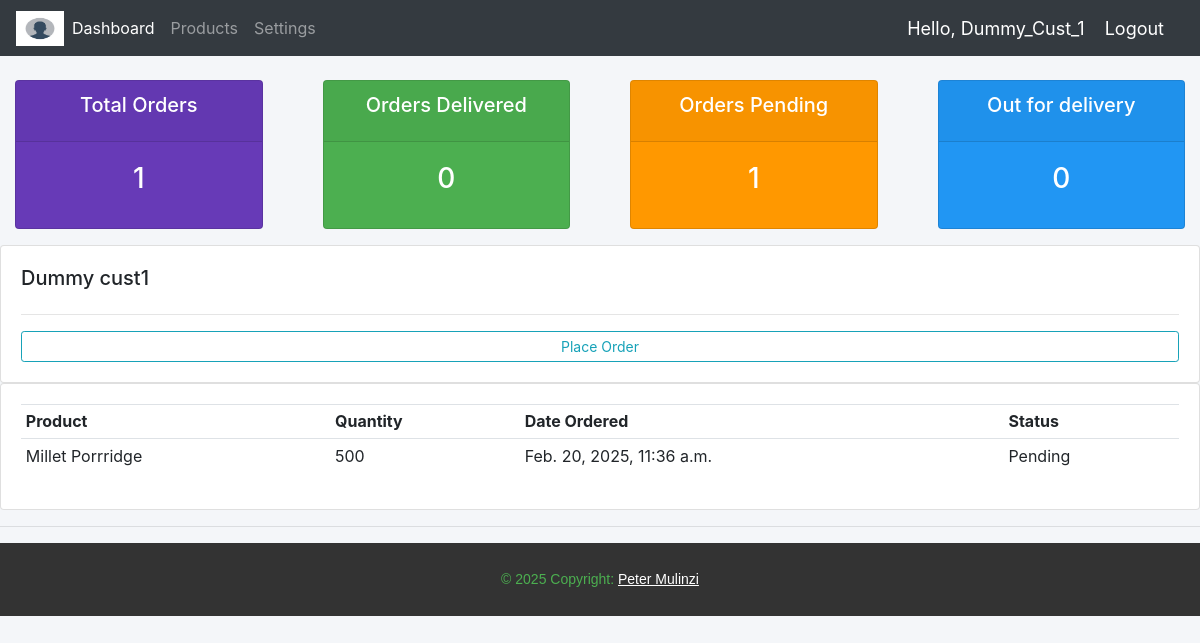
The page /user/ (signed in) on the database its author committed.
### Jah_Accounts/models.py (models this page shows, shortened)
class Customer(models.Model):
    user = models.OneToOneField(User, null=True, blank=True, on_delete=models.CASCADE)
    name = models.CharField(max_length=200, null=True, blank=True)
    phone = models.CharField(max_length=200, null=True, blank=True)
    email = models.CharField(max_length=200, null=True, blank=True)
    profile_picture = models.ImageField(null=True, default='avi.jpg', blank=True)
    date_created = models.DateTimeField(auto_now_add=True, null=True, blank=True)
    def __str__(self):
        return self.name or 'Unnamed Customer'

class Order(models.Model):
    STATUS = (
        ('Pending', 'Pending'),
        ('Out for delivery', 'Out for delivery'),
        ('Delivered', 'Delivered'),
    )
    MEASUREMENT = (
        ('Kgs', 'Kgs'),
        ('Tins', 'Tins'),
    )
    Customer = models.ForeignKey(Customer, null=True, on_delete=models.SET_NULL)
    Product = models.ForeignKey(Product, null=True, on_delete=models.SET_NULL,)
    date_created = models.DateTimeField(auto_now_add=True, null=True)
    status = models.CharField(max_length=200, null=True, choices=STATUS)
    tags = models.ManyToManyField(Tag)
    Quantity = models.CharField(null=True, max_length=4)
    units = models.CharField(max_length=200, null=True, choices=MEASUREMENT,)
    note = models.CharField(max_length=200, null=True)

class Product(models.Model):
    CATEGORY = (
        ('Flour', 'Flour'),
        ('Honey', 'Honey'),
        ('Spice', 'Spice'),
    )
    name = models.CharField(max_length=200, null=True)
    price = models.FloatField(null=True)
    category = models.CharField(max_length=200, null=True, choices=CATEGORY)
    description = models.CharField(max_length=200, null = True, blank = True)
    date_created = models.DateTimeField(auto_now_add=True, null=True)
    def __str__(self):
        return self.name

### Jah_Accounts/views.py (the view)
# urls.py: path('user/', views.userPage, name = 'user-page'),
def userPage(request):
    customer, created = Customer.objects.get_or_create(user=request.user)
    orders = customer.order_set.all()
    total_orders = orders.count()
    pending = orders.filter(status='Pending').count()
    delivered = orders.filter(status='Delivered').count()
    out_for_delivery = orders.filter(status='Out for delivery').count()
    context = {
        'customer': customer,
        'orders': orders,
        'total_orders': total_orders,
        'pending': pending,
        'delivered': delivered,
        'out_for_delivery': out_for_delivery,
    }
    return render(request, 'Jah_Accounts/user.html', context)

### Jah_Accounts/templates/Jah_Accounts/user.html
{% extends 'Jah_Accounts/main.html' %}
{% block content %}
{% include 'Jah_Accounts/Status.html' %}
<div class="row">
    <div class="col-md">
        <div class="card card-body">
            <h5>{{customer}}</h5>
            <hr>
            <a class="btn btn-outline-info btn-sm btn-block" href="{% url 'createOrder' user.id %}">Place Order</a>
        </div>
    </div>
</div>
<div class="row">
    <div class="col-md">
        <div class="card card-body">
            <table class="table table-sm">
                <tr>
                    <th>Product</th>
                    <th>Quantity</th>
                    <th>Date Ordered</th>
                    <th>Status</th>
                </tr>
                {% for order in orders  %}
                    <tr>
                        <td>{{ order.Product }}</td>
                        <td>{{ order.Quantity }}</td>
                        <td>{{ order.date_created }}</td>
                        <td>{{ order.status }}</td>
                    </tr>
                {% endfor %}
            </table>
        </div>
    </div>
</div>
{% endblock content %}

### Jah_Accounts/templates/Jah_Accounts/navbar.html (shortened to what this page needs)
{% load static %}
<nav class="navbar navbar-expand-lg navbar-dark bg-dark">
    <img src="/static/images/avi.jpg" alt="" width="48" height="35">
    <div class="collapse navbar-collapse" id="navbarNavAltMarkup">
      <div class="navbar-nav">
        {% if request.user.is_staff %}
        <a class="nav-item nav-link active" href="{% url 'home' %}">Dashboard</a>
        <a class="nav-item nav-link" href="{% url 'products' %}">Products</a>
        {% endif %}
        <a class="nav-link" href="{% url 'account' %}">Settings</a>
      </div>
    </div>
    <span class="hello-msg">Hello, {{request.user}}</span>
    <span><a class="hello-msg" href="{% url 'logout' %}">Logout</a></span>
  </nav>

### static/css/main.css (style rules this page uses)
body { background-color: #f4f6f9; }

### Jah_Accounts/templates/Jah_Accounts/navbar.html (style rules this page uses)
.hello-msg { font-size: 18px; color: #fff; margin-right: 20px; }

### rows shown on the page
Customer: name "Dummy cust1"
Order: Product "Millet Porrridge", Quantity "500", date_created "Feb. 20, 2025, 11:36 a.m.", status "Pending"

### other values the page prints
{{ request.user }} "Dummy_Cust_1"
{{ total_orders|default:"0" }} "1"
{{ delivered|default:"0" }} "0"
{{ pending|default:"0" }} "1"
{{ Out_for_Delivery|default:"0" }} "0"
